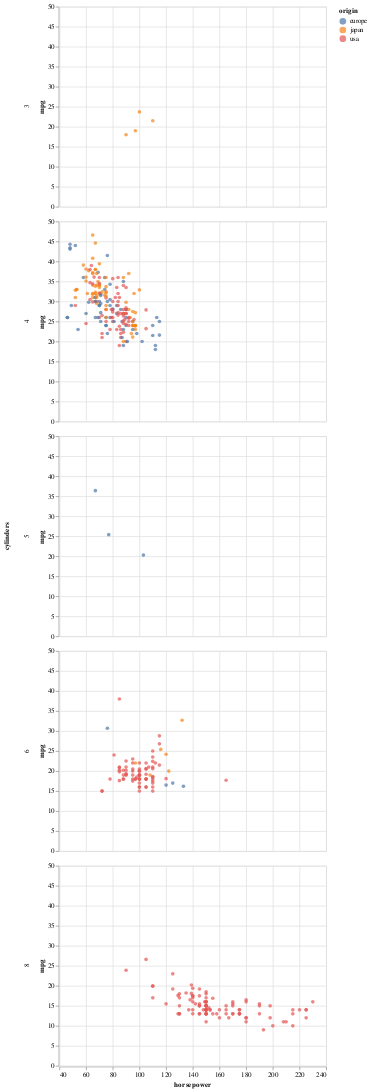

This figure's notebook cell:
### Markdown cell above
Let's now consider the actual example I asked for in the first bullet point above.  Notice how this presentation clearly shows the trend for cars with more cylinders to have higher horsepower (because as we move down through the charts, the points move to the right).

### Code cell
alt.Chart(df).mark_circle().encode(
    x=alt.X("horsepower", scale=alt.Scale(zero=False)),
    y="mpg",
    color="origin" # :N nominal
).facet(
    row="cylinders"
)

### Figure 1 — Vega-Lite specification as saved in the notebook (floating-point values rounded to 4 significant figures; data arrays with more than 128 entries replaced by an {"elided": "..."} marker saying what was removed)
{"config": {"view": {"continuousWidth": 400, "continuousHeight": 300}}, "data": {"name": "data-f1198cc0481ad698d7dc4699e0a3efa7"}, "facet": {"row": {"field": "cylinders", "type": "quantitative"}}, "spec": {"mark": "circle", "encoding": {"color": {"field": "origin", "type": "nominal"}, "x": {"field": "horsepower", "scale": {"zero": false}, "type": "quantitative"}, "y": {"field": "mpg", "type": "quantitative"}}}, "$schema": "https://vega.github.io/schema/vega-lite/v4.17.0.json", "datasets": {"data-f1198cc0481ad698d7dc4699e0a3efa7": {"elided": "398 records"}}}
